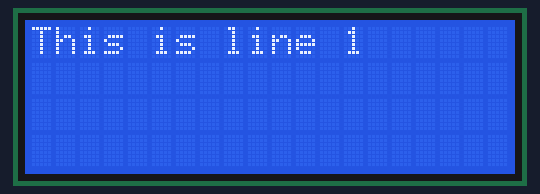
Recording of a program running on a simulated Arduino Uno, built with avr-gcc and run on an emulated ATmega328P. On the bench: 20×4 character LCD.

Above: at 0.1 s.
At 1.1 s:
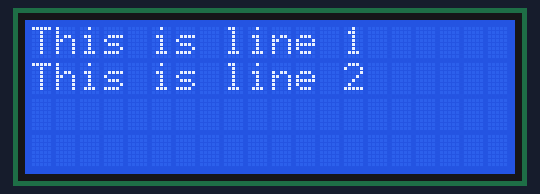
At 2.1 s:
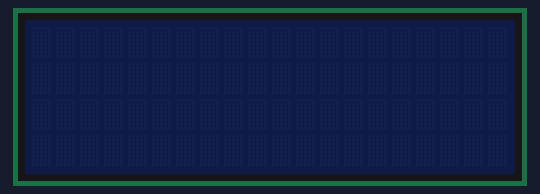
At 3.1 s:
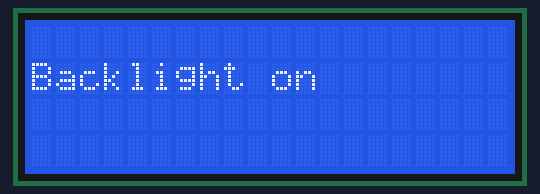

Measured:
- by itself, everything shown: repeats every 2.0 s, in 3 steps
- what the display in image 1 shows lasts 1.0 s, from 1.1 s to 2.1 s

The program:

main.cpp
```cpp
#include <Arduino.h>

/* -----------------------------------------------------------------------------------
 * Adaption of the LCD4Bit library shipped with Arduino 22
 * for use with 74C595 shift register adapter board found on:
 * http://www.stephenhobley.com

 * Code adaption by Steve Hobley - February 2011

 /*---Shift Register 74HC595---
 * [SR Pin 14 (DS)]    to Arduino pin - Yellow wire [datapin]
 * [SR Pin 12 (ST_CP)] to Arduino pin - Green wire  [latchpin]
 * [SR Pin 11 (SH_CP)] to Arduino pin - White wire  [clockpin]
 * Black wire to Ground
 * Red wire to +5v

 -----Shift Reg to LCD--------
 * SR Pin 15  - ENABLE        10000000
 * SR Pin 1   - D4            00000010
 * SR Pin 2   - D5	      00000100
 * SR Pin 3   - D6	      00001000
 * SR Pin 4   - D7	      00010000
 * SR Pin 5   - MOSFET / LED1 00100000
 * SR Pin 6   - LED 2         01000000
 * SR Pin 7   - RS            00000001
 *
 * ----------------------------------------------------------------------------------- */
// include the library code:
#include <LiquidCrystal595.h>

// initialize the library with the numbers of the interface pins + the row count
// datapin, latchpin, clockpin, num_lines
#define Data 2
#define Latch 3
#define Clock 4
LiquidCrystal595 lcd(Data, Latch, Clock);

void backlightOn(boolean on)
{
  if (on)
  {
    lcd.setLED2Pin(HIGH);
    lcd.display();
  }
  else
  {
    lcd.setLED2Pin(LOW);
    lcd.noDisplay();
  }
}

void setup()
{
  lcd.begin(20, 4);

  backlightOn(HIGH);

  // Print a message to the LCD.
  lcd.setCursor(0, 0);
  lcd.print("This is line 1");
  delay(1000);

  lcd.setCursor(0, 1);
  lcd.print("This is line 2");
  delay(1000);
}

void loop()
{
  // lcd.display();

  backlightOn(false);
  lcd.setCursor(0, 0);
  lcd.print("Backlight off   ");
  delay(1000);
  lcd.setCursor(0, 0);
  lcd.print("                ");

  // lcd.noDisplay();

  backlightOn(true);
  lcd.setCursor(0, 1);
  lcd.print("Backlight on    ");
  delay(1000);
  lcd.setCursor(0, 1);
  lcd.print("                ");
}
```
